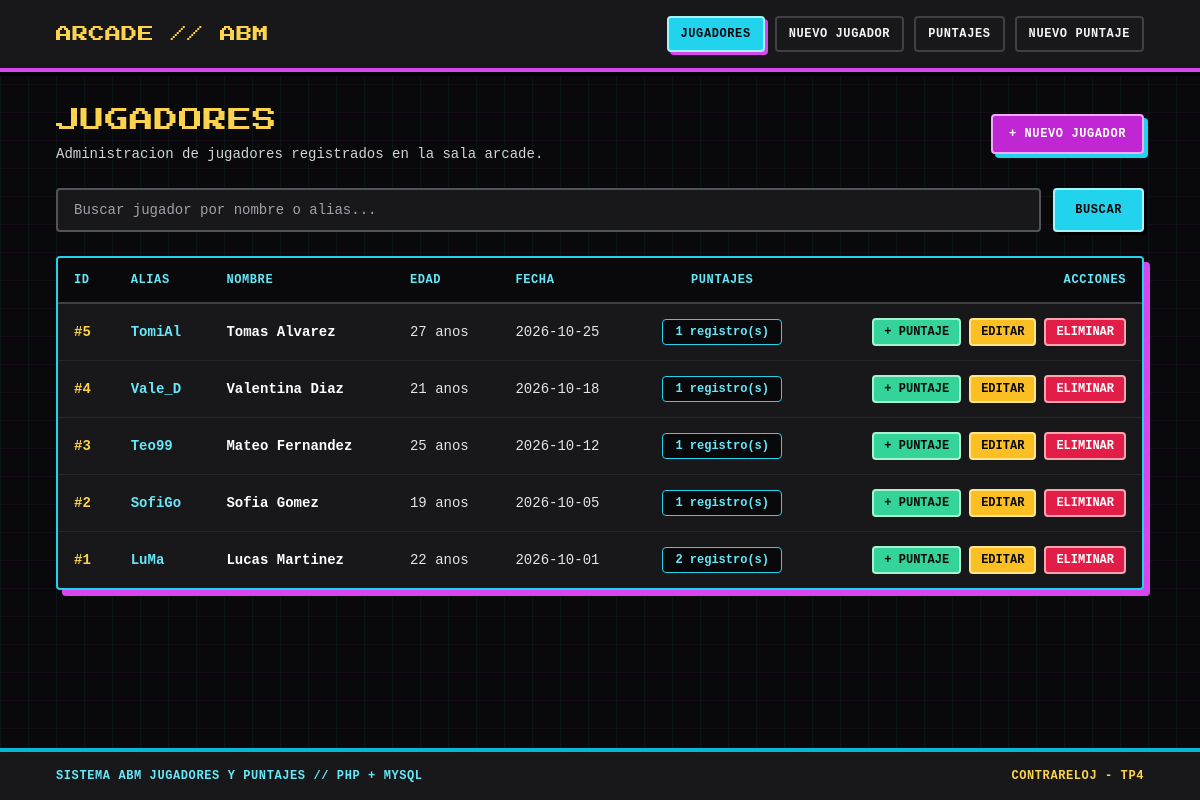
The page / on the database its author committed.
### tables this page shows
CREATE TABLE IF NOT EXISTS jugadores (
    id_jugador INT AUTO_INCREMENT PRIMARY KEY,
    nombre VARCHAR(100) NOT NULL,
    alias VARCHAR(50) NOT NULL,
    edad INT NOT NULL,
    fecha DATE NOT NULL
);

### conexion.php (called while the page is built, shortened)
<?php
function limpiar_texto(?string $texto): string
{
    return htmlspecialchars((string) $texto, ENT_QUOTES, 'UTF-8');
}

### index.php (the view, shortened to what this page needs)
<?php
require_once __DIR__ . '/conexion.php';
$pdo = obtener_conexion();
$busqueda = trim($_GET['buscar'] ?? '');
$sql = 'SELECT j.id_jugador, j.nombre, j.alias, j.edad, j.fecha, COUNT(p.id_puntaje) AS cantidad_puntajes
        FROM jugadores j
        LEFT JOIN puntajes p ON j.id_jugador = p.id_jugador';
$parametros = [];
$sql .= ' GROUP BY j.id_jugador, j.nombre, j.alias, j.edad, j.fecha
          ORDER BY j.id_jugador DESC';
$stmt = $pdo->prepare($sql);
$stmt->execute($parametros);
$jugadores = $stmt->fetchAll();
require_once __DIR__ . '/templates/header.php';
require_once __DIR__ . '/templates/nav.php';
?>
<div class="flex flex-col sm:flex-row sm:items-center sm:justify-between gap-4 mb-6">
    <div>
        <h1 class="font-arcade text-xl sm:text-2xl text-amber-300 tracking-wide">JUGADORES</h1>
        <p class="text-sm text-zinc-300 mt-2">Administracion de jugadores registrados en la sala arcade.</p>
    </div>
    <a href="alta.php" class="inline-flex items-center justify-center rounded border-2 border-fuchsia-300 bg-fuchsia-600 px-4 py-2.5 text-xs font-bold uppercase tracking-wider text-white shadow-[4px_4px_0px_#22d3ee] hover:bg-fuchsia-500 active:translate-x-[2px] active:translate-y-[2px] transicion-suave">
        + Nuevo Jugador
    </a>
</div>
<form method="get" action="index.php" class="mb-6 flex flex-col sm:flex-row gap-3">
    <input
        type="text"
        name="buscar"
        value="<?php echo limpiar_texto($busqueda); ?>"
        placeholder="Buscar jugador por nombre o alias..."
        class="flex-1 rounded border-2 border-zinc-600 bg-zinc-900 px-4 py-2.5 text-sm text-white placeholder-zinc-400 focus:border-cyan-400 focus:outline-none"
    >
    <div class="flex gap-2">
        <button type="submit" class="rounded border-2 border-cyan-200 bg-cyan-400 px-5 py-2.5 text-xs font-bold uppercase tracking-wider text-zinc-950 shadow-[3px_3px_0px_#000] hover:bg-cyan-300 transicion-suave">
            Buscar
        </button>
    </div>
</form>
<div class="overflow-x-auto rounded border-2 border-cyan-400 bg-zinc-900 shadow-[6px_6px_0px_#d946ef]">
    <table class="min-w-full divide-y-2 divide-zinc-700 text-sm">
        <thead class="bg-zinc-950 text-cyan-300 uppercase text-xs tracking-wider">
            <tr>
                <th class="px-4 py-3.5 text-left font-bold">ID</th>
                <th class="px-4 py-3.5 text-left font-bold">Alias</th>
                <th class="px-4 py-3.5 text-left font-bold">Nombre</th>
                <th class="px-4 py-3.5 text-left font-bold">Edad</th>
                <th class="px-4 py-3.5 text-left font-bold">Fecha</th>
                <th class="px-4 py-3.5 text-center font-bold">Puntajes</th>
                <th class="px-4 py-3.5 text-right font-bold">Acciones</th>
            </tr>
        </thead>
        <tbody class="divide-y divide-zinc-800">
            <?php if (empty($jugadores)): ?>
                <tr>
                    <td colspan="7" class="px-4 py-8 text-center text-zinc-300">
                        No se encontraron jugadores registrados.
                    </td>
                </tr>
            <?php else: ?>
                <?php foreach ($jugadores as $jugador): ?>
                    <tr class="hover:bg-zinc-800/80 transicion-suave">
                        <td class="px-4 py-3.5 text-amber-300 font-bold tabular-nums">#<?php echo (int) $jugador['id_jugador']; ?></td>
                        <td class="px-4 py-3.5 font-bold text-cyan-300"><?php echo limpiar_texto($jugador['alias']); ?></td>
                        <td class="px-4 py-3.5 font-bold text-white"><?php echo limpiar_texto($jugador['nombre']); ?></td>
                        <td class="px-4 py-3.5 text-zinc-200 tabular-nums"><?php echo (int) $jugador['edad']; ?> anos</td>
                        <td class="px-4 py-3.5 text-zinc-200 tabular-nums"><?php echo limpiar_texto($jugador['fecha']); ?></td>
                        <td class="px-4 py-3.5 text-center">
                            <a href="puntajes.php?id_jugador=<?php echo (int) $jugador['id_jugador']; ?>" class="inline-flex items-center rounded border border-cyan-400 bg-zinc-950 px-3 py-1 text-xs font-bold text-cyan-300 hover:bg-cyan-400 hover:text-zinc-950 transicion-suave">
                                <?php echo (int) $jugador['cantidad_puntajes']; ?> registro(s)
                            </a>
                        </td>
                        <td class="px-4 py-3.5 text-right">
                            <div class="inline-flex items-center gap-2">
                                <a href="puntajes_alta.php?id_jugador=<?php echo (int) $jugador['id_jugador']; ?>" class="rounded border-2 border-emerald-200 bg-emerald-400 px-2.5 py-1 text-xs font-bold uppercase text-zinc-950 hover:bg-emerald-300 transicion-suave">
                                    + Puntaje
                                </a>
                                <a href="editar.php?id=<?php echo (int) $jugador['id_jugador']; ?>" class="rounded border-2 border-amber-200 bg-amber-400 px-2.5 py-1 text-xs font-bold uppercase text-zinc-950 hover:bg-amber-300 transicion-suave">
                                    Editar
                                </a>
                                <form
                                    method="post"
                                    action="eliminar.php"
                                    class="inline form-eliminar"
                                    data-confirmacion="¿Seguro que deseas eliminar al jugador <?php echo limpiar_texto($jugador['nombre']); ?>? Se eliminaran tambien todos sus puntajes asociados."
                                >
                                    <button type="submit" class="rounded border-2 border-rose-300 bg-rose-600 px-2.5 py-1 text-xs font-bold uppercase text-white hover:bg-rose-500 transicion-suave">
                                        Eliminar
                                    </button>
                                </form>
                            </div>
                        </td>
                    </tr>
                <?php endforeach; ?>
            <?php endif; ?>
        </tbody>
    </table>
</div>
<?php require_once __DIR__ . '/templates/footer.php'; ?>

### css/estilos.css (style rules this page uses)
.font-arcade { font-family: 'Press Start 2P', monospace; }
.arcade-fondo { background-image: linear-gradient(to right, rgba(34, 211, 238, 0.05) 1px, transparent 1px), linear-gradient(to bottom, rgba(217, 70, 239, 0.05) 1px, transparent 1px); background-size: 28px 28px; }
.tabular-nums { font-variant-numeric: tabular-nums; }
.transicion-suave { transition: background-color 0.15s ease-in-out, border-color 0.15s ease-in-out, color 0.15s ease-in-out, transform 0.1s ease-in-out; }

### rows shown on the page
jugadores: id_jugador "5", alias "TomiAl", nombre "Tomas Alvarez", edad "27", fecha "2026-10-25", cantidad_puntajes "1"
jugadores: id_jugador "4", alias "Vale_D", nombre "Valentina Diaz", edad "21", fecha "2026-10-18", cantidad_puntajes "1"
jugadores: id_jugador "3", alias "Teo99", nombre "Mateo Fernandez", edad "25", fecha "2026-10-12", cantidad_puntajes "1"
jugadores: id_jugador "2", alias "SofiGo", nombre "Sofia Gomez", edad "19", fecha "2026-10-05", cantidad_puntajes "1"
jugadores: id_jugador "1", alias "LuMa", nombre "Lucas Martinez", edad "22", fecha "2026-10-01", cantidad_puntajes "2"
